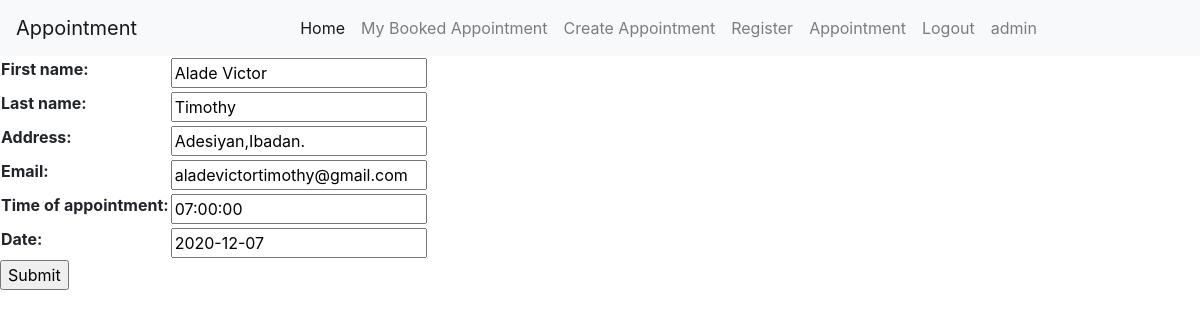
Page /record/appointment/27/update/ (signed in) on the committed database.
### record/models.py (models this page shows, shortened)
class CreateAppointment(models.Model):
    first_name = models.CharField(max_length=30)
    last_name = models.CharField(max_length=30)
    address = models.CharField(max_length=30)
    email = models.EmailField('email', blank=True)
    time_of_appointment = models.TimeField()
    date = models.DateField()

### record/views.py (the view)
# urls.py: path('appointment/<int:pk>/update/', views.CreateAppointmentUpdate.as_view(), name='appointment-update'),
class CreateAppointmentUpdate(UpdateView):
    model = CreateAppointment
    fields = '__all__'

### templates/record/createappointment_form.html (shortened to what this page needs)
{% extends "base_generic.html" %}
{% block content %}
  <form action="" method="post">
    <table>
    {{ form.as_table }}
    </table>
    <input type="submit" value="Submit">
  </form>
{% endblock %}

### templates/base_generic.html (shortened to what this page needs)
<!DOCTYPE html>
<html lang="en">
<head>
  <link rel="stylesheet" href="https://maxcdn.bootstrapcdn.com/bootstrap/4.0.0/css/bootstrap.min.css">
  {% load static %}
  <link rel="stylesheet" type="text/css" href="{% static 'css/style.css' %}">
</head>
      <nav class="navbar navbar-expand-lg navbar-light bg-light">
        <a class="navbar-brand" href="{%url 'index'%}">Appointment</a>
        <div class="collapse navbar-collapse justify-content-center" id="navbarNav">
          <ul class="navbar-nav">
            <li class="nav-item active">
              <a class="nav-link" href="{% url 'index' %}">Home <span class="sr-only">(current)</span></a>
            </li>
            <li>
              <a   class="nav-link"href="{% url 'my-appointment'%}">My Booked Appointment</a>
            </li>
            <li>
              <a   class="nav-link"href="{% url 'appointment-create'%}">Create Appointment</a>
            </li>
            <li>
              <a   class="nav-link"href="{% url 'register'%}">Register</a>
            </li>
            {% if user.is_authenticated %}
              {%if user.is_staff%}
              <li class="nav-item">
                <a class="nav-link" href="{% url 'appointment_list' %}">Appointment</a>
              {%endif%}
              <li><a   class="nav-link"href="{% url 'logout'%}?next={{request.path}}">Logout</a></li>
              <li class="nav-item"><a class="nav-link" href=""> {{ user.get_username }}</a></li>
          {% else %}
            <li class="nav-item"><a class="nav-link" href="{% url 'login'%}?next={{request.path}}">Login</a></li>
          {% endif %}
            </li>
          </ul>
        </div>
      </nav>
      {% block content %}{% endblock %}
</body>
</html>

### rows in the picture
CreateAppointment: first_name "Alade Victor", last_name "Timothy", address "Adesiyan,Ibadan.", email "aladevictortimothy@gmail.com", time_of_appointment "07:00:00", date "2020-12-07"

### other values in the picture
{{ user.get_username }} "admin"
